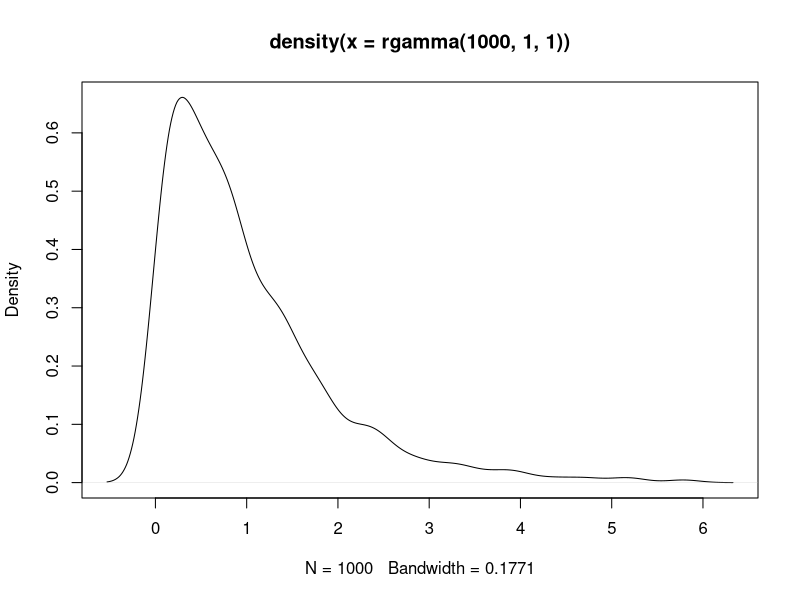
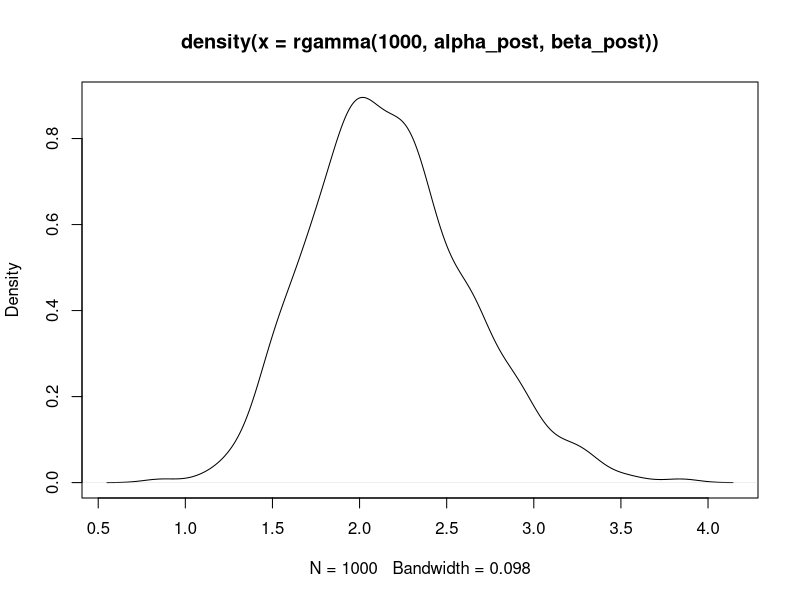
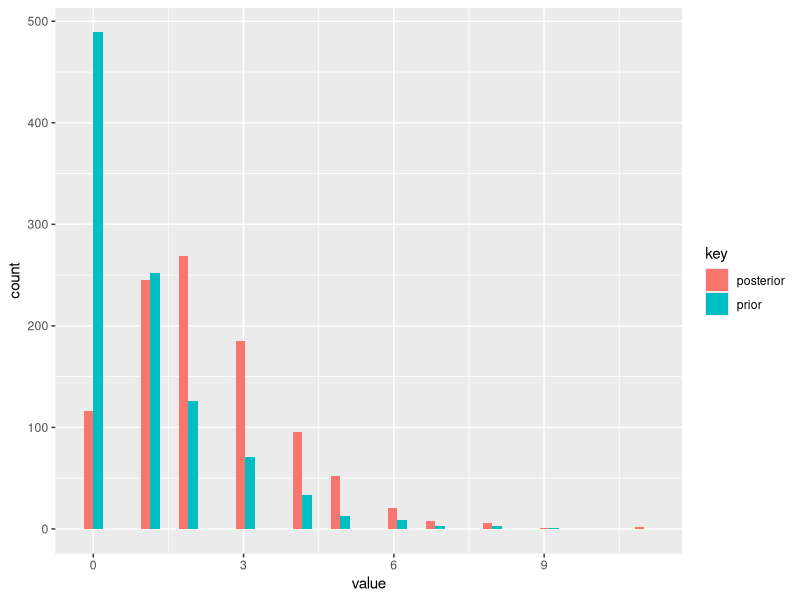
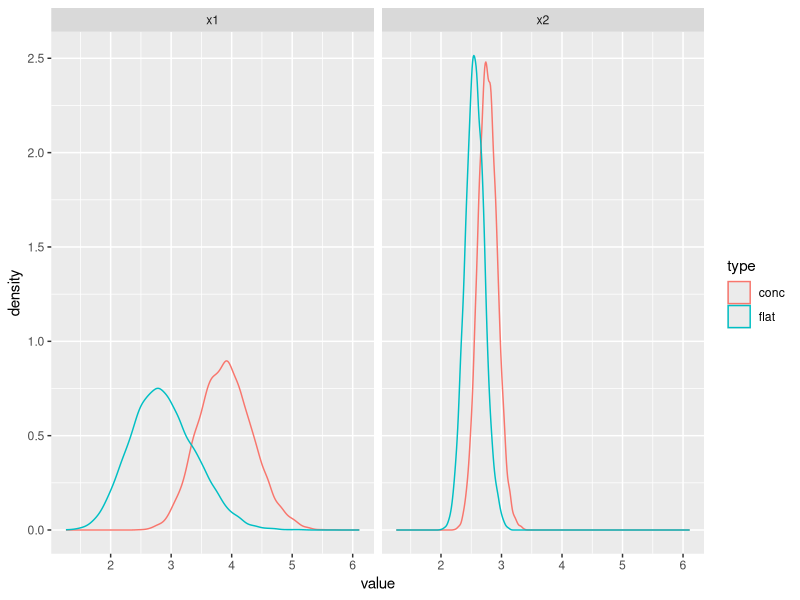
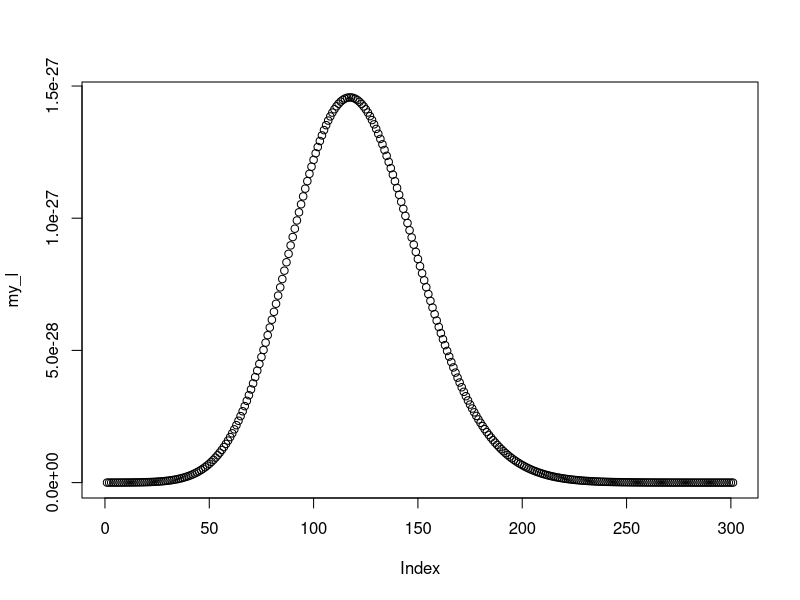
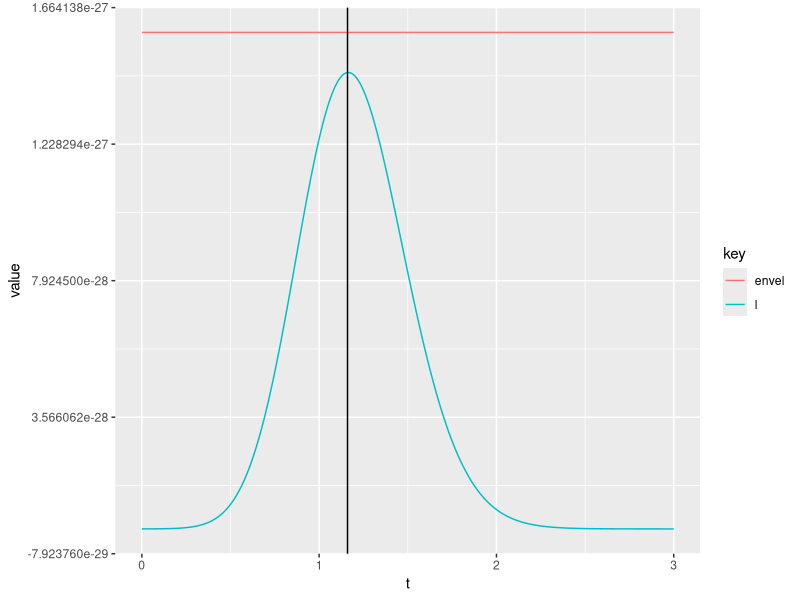
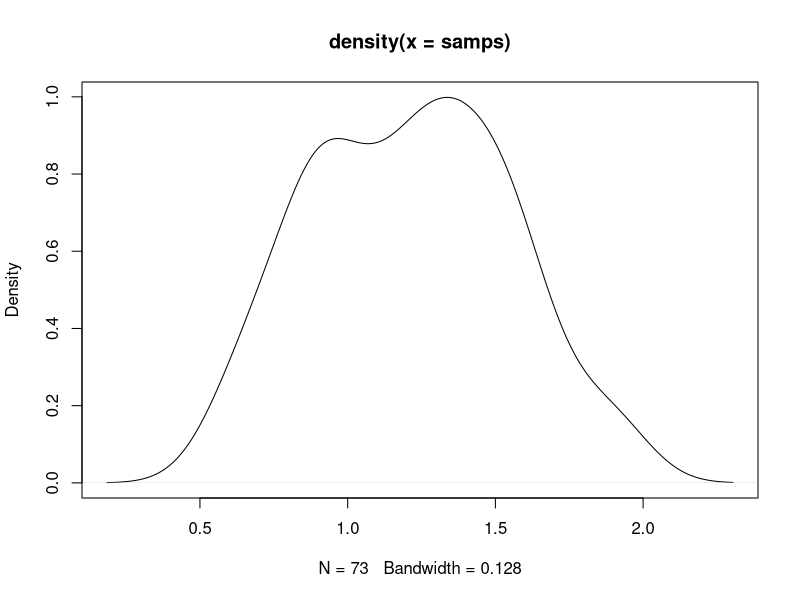
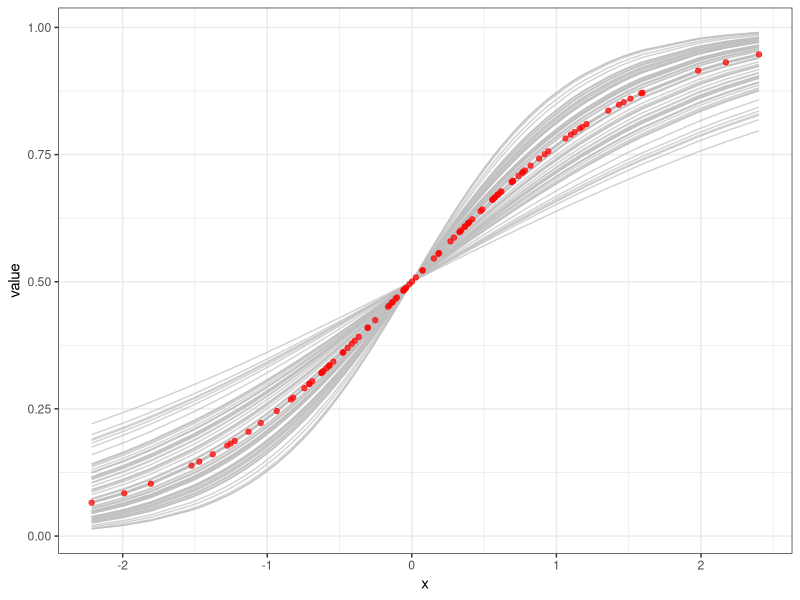

Write R code to recreate these figures, in order.
## ---- chunk 1
togs <- T
library(ggplot2)
library(dplyr)
library(reshape2)
library(tidyr)
library(MASS)
library(ggforce)
library(mixtools)
library(ade4)
library(ggfortify)
library(numDeriv)

# togs <- FALSE
## ---- chunk 2
x <- c(3, 2, 1, 1, 5, 4, 0, 0, 4, 3)

# b
plot(density(rgamma(1000, 1, 1)))
palpha <- 1
pbeta  <- 1
alpha_post <- palpha + sum(x)
beta_post  <- pbeta + length(x)
plot(density(rgamma(1000, alpha_post, beta_post)))

# probability of being higher than 2.5
1 - pgamma(2.5, alpha_post, beta_post)

# interval
qgamma(c(0.025, 0.975), alpha_post, beta_post)


# d
prior_pred <- rnbinom(1000, size = palpha, prob = 1 - 1 / (pbeta + 1))
post_pred  <- rnbinom(1000, size = palpha + sum(x), prob = 1 - 1 / (pbeta + 10 + 1))
df         <- data.frame(prior = prior_pred, posterior = post_pred)
df         <- gather(df)
ggplot(df, aes(x = value, fill = key)) +
  geom_histogram(position = "dodge")

# e
set.seed(1)
x1 <- rpois(10, 2.5)
x2 <- rpois(100, 2.5)
alpha_flat <- 1
beta_flat  <- 0.1
alpha_conc <- 50
beta_conc  <- 10
n          <- 10000
df_flat    <- data.frame(x1 = rgamma(n, alpha_flat + sum(x1), beta_flat + 10), 
                         x2 = rgamma(n, alpha_flat + sum(x2), beta_flat + 100), 
                         type = "flat")
df_flat    <- tidyr::gather(df_flat, key = "key", value = "value", - type)
df_conc    <- data.frame(x1 = rgamma(n, alpha_conc + sum(x1), beta_conc + 10), 
                         x2 = rgamma(n, alpha_conc + sum(x2), beta_conc + 100), 
                         type = "conc")
df_conc    <- tidyr::gather(df_conc, key = "key", value = "value", - type)
df         <- rbind(df_flat, df_conc)
ggplot(data = df, aes(x = value, color = type)) +
  facet_wrap(~ key) +
  geom_density()
## ---- chunk 3
# Let's say we believe that the mean of beta is 0.5. Since we are not very sure 
# about this, we will give it a relatively high variance. So a normal prior with 
# mean 0.5 and standard deviation 5. But there is no right solution to this,
# this is basically us expressing our prior belief in the parameter values.
set.seed(1)
inv_log <- function (z) {
  return (1 / (1 + exp(-z)))
}

x <- rnorm(100)
y <- x
y <- rbinom(100, size = 1, prob = inv_log(1.2 * x))

l_logistic <- function (beta, X, y) {
  logl <- -sum(y * log(inv_log(as.vector(beta %*% X))) + (1 - y) * log((1 - inv_log(as.vector(beta %*% X)))))
  if (is.nan(logl)) logl <- Inf
  return(logl)
}

my_optim <- optim(par = 0.5, fn = l_logistic, method = "L-BFGS-B",
                  lower = 0, upper = 10, X = x, y = y)
my_optim$par

f_logistic <- function (beta, X, y) {
  logl <- prod(inv_log(as.vector(beta %*% X))^y * (1 - inv_log(as.vector(beta %*% X)))^(1 - y))
  return(logl)
}

a <- seq(0, 3, by = 0.01)
my_l <- c()
for (i in a) {
  my_l <- c(my_l, f_logistic(i, x, y) * dnorm(i, 0.5, 5))
}
plot(my_l)

envlp <- 10^(-25.8) * dunif(a, -5, 5) # found by trial and error

tmp <- data.frame(envel = envlp, l = my_l, t = a)
tmp <- gather(tmp, key = "key", value = "value", - t)
ggplot(tmp, aes(x = t, y = value, color = key)) +
  geom_line() +
  geom_vline(xintercept = 1.16) # envelope OK


set.seed(1)
nsamps <- 1000
samps  <- c()
for (i in 1:nsamps) {
  tmp <- runif(1, -5, 5)
  u   <- runif(1, 0, 1)
  if (u < (f_logistic(tmp, x, y) * dnorm(tmp, 0.5, 5)) / 
      (10^(-25.8) * dunif(tmp, -5, 5))) {
    samps <- c(samps, tmp)
  }
}
plot(density(samps))
mean(samps)
median(samps)

truth_p <- data.frame(x = x, prob = inv_log(1.2 * x), type = "truth")
preds   <- inv_log(x %*% t(samps))
preds   <- gather(cbind(as.data.frame(preds), x = x), key = "key", 
                  "value" = value, - x)

ggplot(preds, aes(x = x, y = value)) +
  geom_line(aes(group = key), color = "gray", alpha = 0.7) +
  geom_point(data = truth_p, aes(y = prob), color = "red", alpha = 0.7) +
  theme_bw()
